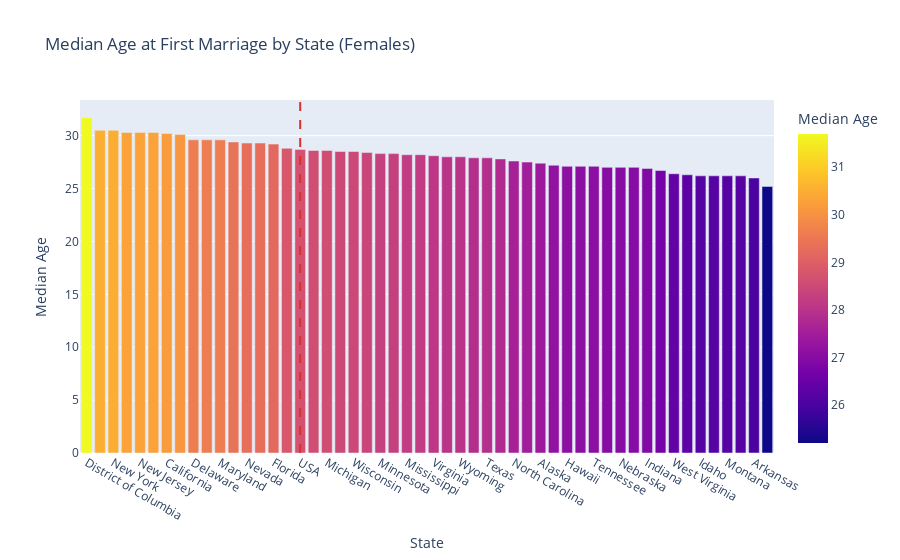

The notebook cell this image was saved under:
### Markdown cell above
## Female

### Code cell
# 创建条形图显示各州的中位数年龄
fig = px.bar(df_f, x='State', y='F_MedianAge', 
             title='Median Age at First Marriage by State (Females)',
             color='F_MedianAge',
             labels={'F_MedianAge':'Median Age'})

# 为USA添加竖虚线
fig.add_vline(
    x=df_f[df_f['State'] == 'USA'].index[0],
    line_width=2,
    line_dash="dash",
    line_color="#d63031"
)

fig.show()

### Figure 1 — Plotly figure (JSON) as saved in the notebook; plotly's stock layout.template omitted (floating-point values rounded to 4 significant figures)
{"data": [{"hovertemplate": "State=%{x}<br>Median Age=%{marker.color}<extra></extra>", "legendgroup": "", "marker": {"color": [31.7, 30.5, 30.5, 30.3, 30.3, 30.3, 30.2, 30.1, 29.6, 29.6, 29.6, 29.4, 29.3, 29.3, 29.2, 28.8, 28.7, 28.6, 28.6, 28.5, 28.5, 28.4, 28.3, 28.3, 28.2, 28.2, 28.1, 28.0, 28.0, 27.9, 27.9, 27.8, 27.6, 27.5, 27.4, 27.2, 27.1, 27.1, 27.1, 27.0, 27.0, 27.0, 26.9, 26.7, 26.4, 26.3, 26.2, 26.2, 26.2, 26.2, 26.0, 25.2], "coloraxis": "coloraxis", "pattern": {"shape": ""}}, "name": "", "orientation": "v", "showlegend": false, "textposition": "auto", "type": "bar", "x": ["District of Columbia", "Massachusetts", "New York", "Connecticut", "New Jersey", "Vermont", "California", "Rhode Island", "Delaware", "Illinois", "Maryland", "Pennsylvania", "Nevada", "New Hampshire", "Florida", "Maine", "USA", "Colorado", "Michigan", "Arizona", "Wisconsin", "Georgia", "Minnesota", "Ohio", "Mississippi", "Oregon", "Virginia", "Washington", "Wyoming", "Louisiana", "Texas", "South Carolina", "North Carolina", "New Mexico", "Alaska", "Alabama", "Hawaii", "North Dakota", "Tennessee", "Missouri", "Nebraska", "South Dakota", "Indiana", "Iowa", "West Virginia", "Kentucky", "Idaho", "Kansas", "Montana", "Oklahoma", "Arkansas", "Utah"], "xaxis": "x", "y": [31.7, 30.5, 30.5, 30.3, 30.3, 30.3, 30.2, 30.1, 29.6, 29.6, 29.6, 29.4, 29.3, 29.3, 29.2, 28.8, 28.7, 28.6, 28.6, 28.5, 28.5, 28.4, 28.3, 28.3, 28.2, 28.2, 28.1, 28.0, 28.0, 27.9, 27.9, 27.8, 27.6, 27.5, 27.4, 27.2, 27.1, 27.1, 27.1, 27.0, 27.0, 27.0, 26.9, 26.7, 26.4, 26.3, 26.2, 26.2, 26.2, 26.2, 26.0, 25.2], "yaxis": "y"}], "layout": {"barmode": "relative", "coloraxis": {"colorbar": {"title": {"text": "Median Age"}}, "colorscale": [[0, "#0d0887"], [0.1111, "#46039f"], [0.2222, "#7201a8"], [0.3333, "#9c179e"], [0.4444, "#bd3786"], [0.5556, "#d8576b"], [0.6667, "#ed7953"], [0.7778, "#fb9f3a"], [0.8889, "#fdca26"], [1, "#f0f921"]]}, "legend": {"tracegroupgap": 0}, "shapes": [{"line": {"color": "#d63031", "dash": "dash", "width": 2}, "type": "line", "x0": 16, "x1": 16, "xref": "x", "y0": 0, "y1": 1, "yref": "y domain"}], "title": {"text": "Median Age at First Marriage by State (Females)"}, "xaxis": {"anchor": "y", "domain": [0, 1], "title": {"text": "State"}}, "yaxis": {"anchor": "x", "domain": [0, 1], "title": {"text": "Median Age"}}}}
